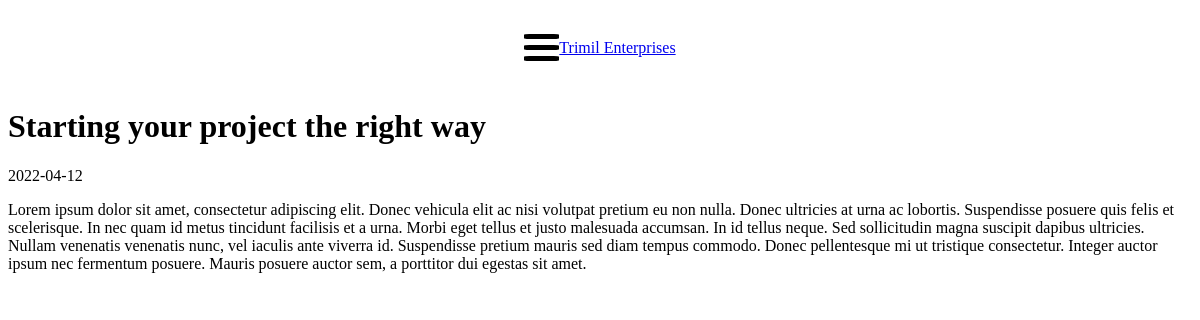
/blog/1, run on an earlier commit of the app's database.
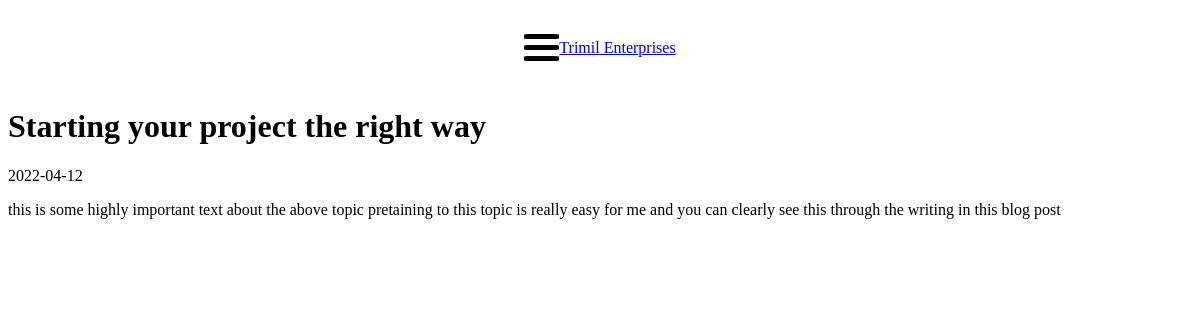
And on a later commit of the database.
### tables this page shows
CREATE TABLE BlogPosts (ID INTEGER PRIMARY KEY AUTOINCREMENT NOT NULL, Title TEXT, Date DATE, Summary TEXT, Content TEXT);

### app.py (the view)
@app.route("/blog/<int:id>",methods=["GET","POST"])
def posts(id):
  conn=get_database_connection()
  posts = conn.execute("SELECT * FROM BlogPosts").fetchall()
  conn.close()
  return render_template("blog-post.html",content = posts[id-1])

### app.py (called while the page is built)
def get_database_connection():
  conn = sql.connect('TrimilEnterprises.db')
  conn.row_factory = sql.Row
  return conn

### templates/blog-post.html
{%extends "layout.html"%}
    {%block body%}
        <h1>{{content.title}}</h1>
        <p>{{content.date}}</p>
        <p>{{content.content}}</p>
    {%endblock%}

### templates/layout.html (shortened to what this page needs)
<!DOCTYPE html>
<html lang="en">
  <head>
  </head>
  <body>
    <div id="mainContent">
      <div id="header" >
        <div id="menu-container" onclick="openNav()">
          <div class="bar1"></div>
          <div class="bar2"></div>
          <div class="bar3"></div>
        </div>
        <a href="/" id="business-name">Trimil Enterprises</a>
      </div>
    </div>
    <div id="body">
      {% block body %}
      {% endblock %}
    </div>
  <link rel="stylesheet" href="{{ url_for('static', filename='styles/styles.css') }}">
  </body>
</html>

### static/styles/styles.css (style rules this page uses)
:root { --blue: #2E5073; --white: #FFFFFF; --grey: #c5c4c4; }
#mainContent { transition: margin-left .5s; padding: 20px; }
.bar1, .bar2, .bar3 { width: 35px; height: 5px; background-color: rgb(0, 0, 0); margin: 6px 0; transition: 0.4s; border-radius: 15%; }
#business-name { display: inline; }
#header { text-align: center; display: flex; flex-direction: row; align-items: center; justify-content: center; max-width: 1920px; position:relative; color: var(--blue); }
* { box-sizing:border-box }

What changed in the data, as far as the page shows it:
changed BlogPosts "Starting your project the right way": content "Lorem ipsum dolor sit amet, consectetur adipiscing elit. Donec vehicula elit ac nisi volutpat pretium eu non nulla. Donec ultricies at urna ac lobortis. Suspendisse posuere quis felis et scelerisque. In nec quam id metus tincidunt facilisis et a urna. Morbi eget tellus et justo malesuada accumsan. In id tellus neque. Sed sollicitudin magna suscipit dapibus ultricies. Nullam venenatis venenatis nunc, vel iaculis ante viverra id. Suspendisse pretium mauris sed diam tempus commodo. Donec pellentesque mi ut tristique consectetur. Integer auctor ipsum nec fermentum posuere. Mauris posuere auctor sem, a porttitor dui egestas sit amet." → "this is some highly important text about the above topic pretaining to this topic is really easy for me and you can clearly see this through the writing in this blog post"
